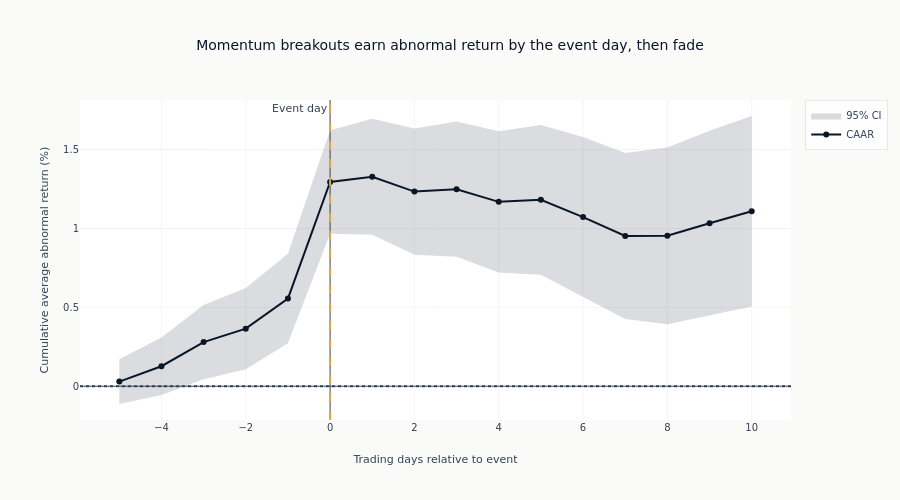

Notebook source saved alongside this figure:
### Markdown cell above
## 4. Visualize CAAR with Confidence Bands

The variance of the CAAR is the **cumulative sum** of the daily AAR variances,
not a rolling calculation - abnormal returns accumulate day by day, so their
variances add:

$$\text{Var}(\text{CAAR}_t) = \sum_{s=1}^{t} \text{Var}(\text{AAR}_s)$$

$$\text{SE}(\text{CAAR}_t) = \sqrt{\sum_{s=1}^{t} \frac{\sigma_s^2}{n_s}}$$

### Code cell
if len(result["daily_aar"]) > 0:
    daily_aar = result["daily_aar"]

    fig = go.Figure()

    days = daily_aar["day"].to_list()
    caar = daily_aar["caar"].to_numpy() * 100  # Convert to percent
    caar_se = daily_aar["caar_se"].to_numpy() * 100

    # 95% confidence band (Var(CAAR_t) = cumulative sum of daily AAR variances)
    upper = caar + 1.96 * caar_se
    lower = caar - 1.96 * caar_se

    fig.add_trace(
        go.Scatter(
            x=days + days[::-1],
            y=np.concatenate([upper, lower[::-1]]).tolist(),
            fill="toself",
            fillcolor="rgba(10, 22, 40, 0.15)",  # COLORS["blue"] at 15% opacity
            line=dict(width=0),
            name="95% CI",
        )
    )

    # CAAR line drawn on top of the band
    fig.add_trace(
        go.Scatter(
            x=days,
            y=caar,
            mode="lines+markers",
            name="CAAR",
            line=dict(color=COLORS["blue"], width=2),
        )
    )

    # Event day marker and zero reference
    fig.add_vline(
        x=0,
        line_dash="dash",
        line_color=COLORS["amber"],
        annotation_text="Event day",
        annotation_position="top left",
    )
    fig.add_hline(y=0, line_dash="dot", line_color=COLORS["neutral"])

    fig.update_layout(
        title="Momentum breakouts earn abnormal return by the event day, then fade",
        xaxis_title="Trading days relative to event",
        yaxis_title="Cumulative average abnormal return (%)",
        height=500,
    )

    fig.show()

### Figure 1 — Plotly figure (JSON) as saved in the notebook; plotly's stock layout.template omitted (floating-point values rounded to 4 significant figures)
{"data": [{"fill": "toself", "fillcolor": "rgba(10, 22, 40, 0.15)", "line": {"width": 0}, "name": "95% CI", "type": "scatter", "x": [-5, -4, -3, -2, -1, 0, 1, 2, 3, 4, 5, 6, 7, 8, 9, 10, 10, 9, 8, 7, 6, 5, 4, 3, 2, 1, 0, -1, -2, -3, -4, -5], "y": [0.1717, 0.309, 0.5153, 0.6221, 0.8395, 1.622, 1.696, 1.634, 1.678, 1.616, 1.657, 1.579, 1.478, 1.513, 1.62, 1.713, 0.5051, 0.4475, 0.3933, 0.4265, 0.5649, 0.7069, 0.7212, 0.8203, 0.8331, 0.9602, 0.9669, 0.2718, 0.1075, 0.04458, -0.05515, -0.1126]}, {"line": {"color": "#0a1628", "width": 2}, "mode": "lines+markers", "name": "CAAR", "type": "scatter", "x": [-5, -4, -3, -2, -1, 0, 1, 2, 3, 4, 5, 6, 7, 8, 9, 10], "y": [0.02956, 0.1269, 0.2799, 0.3648, 0.5557, 1.295, 1.328, 1.234, 1.249, 1.169, 1.182, 1.072, 0.9522, 0.9534, 1.034, 1.109]}], "layout": {"annotations": [{"showarrow": false, "text": "Event day", "x": 0, "xanchor": "right", "xref": "x", "y": 1, "yanchor": "top", "yref": "y domain"}], "height": 500, "shapes": [{"line": {"color": "#D4A84B", "dash": "dash"}, "type": "line", "x0": 0, "x1": 0, "xref": "x", "y0": 0, "y1": 1, "yref": "y domain"}, {"line": {"color": "#334155", "dash": "dot"}, "type": "line", "x0": 0, "x1": 1, "xref": "x domain", "y0": 0, "y1": 0, "yref": "y"}], "title": {"text": "Momentum breakouts earn abnormal return by the event day, then fade"}, "xaxis": {"title": {"text": "Trading days relative to event"}}, "yaxis": {"title": {"text": "Cumulative average abnormal return (%)"}}}}
